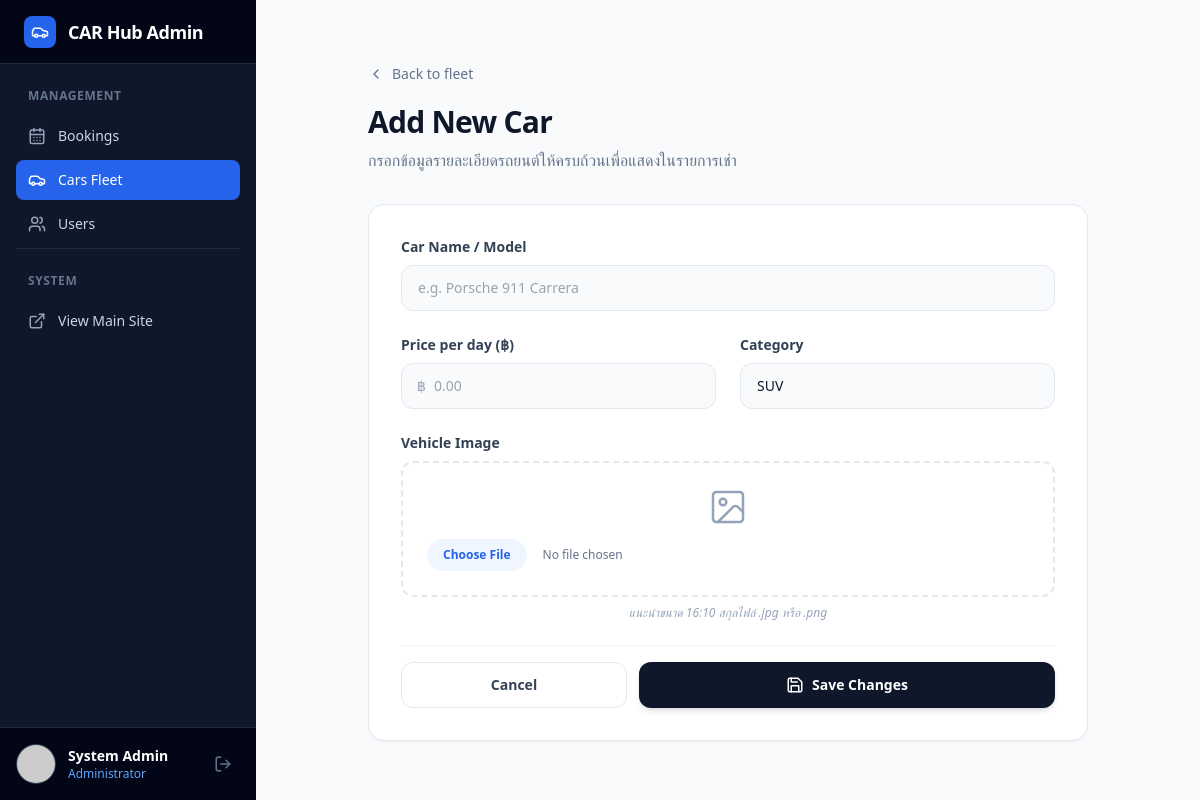
Before: /admin/cars/edit/1 (signed in) with the older database file.
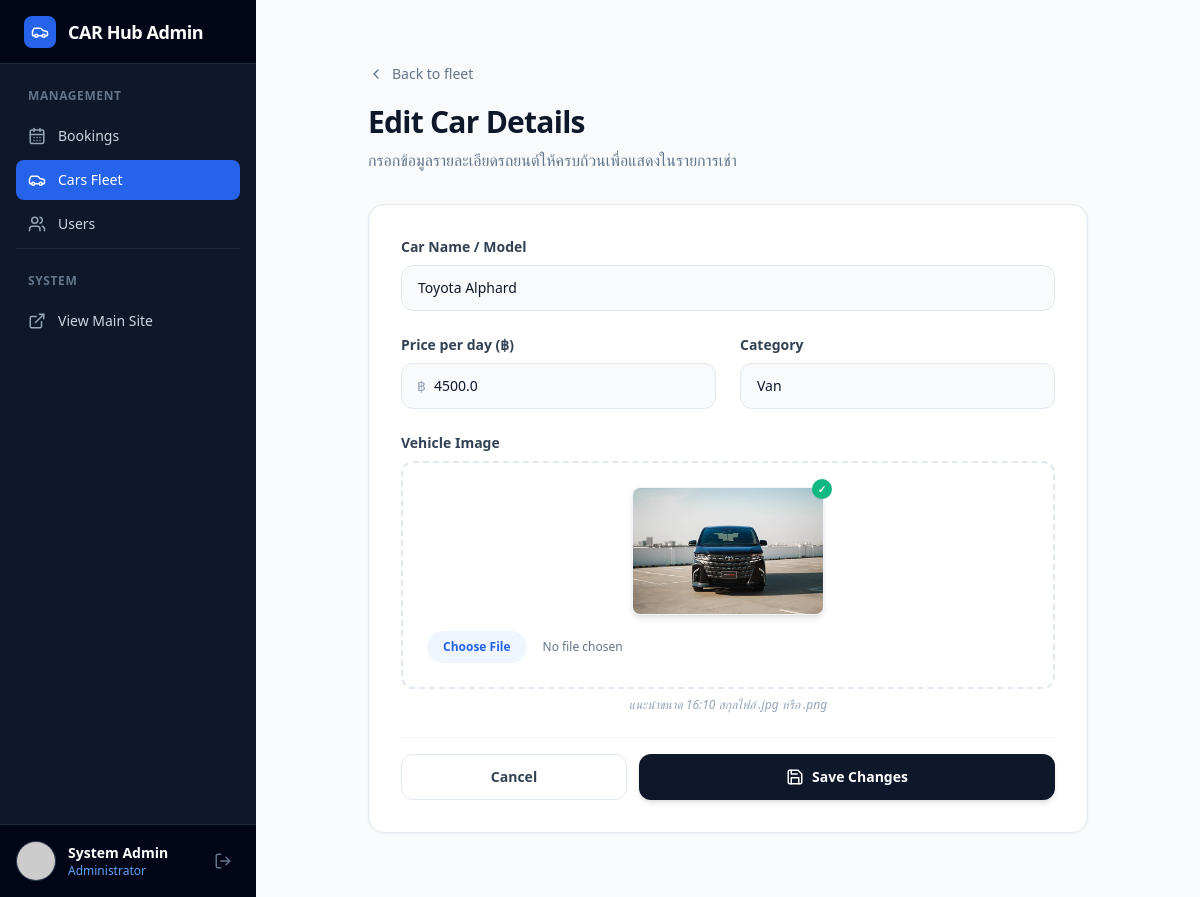
After: the same page with the newer database file.
### models.py (models this page shows)
class Product(Base):
    __tablename__ = "products"
    id = Column(Integer, primary_key=True, index=True)
    name = Column(String(200), nullable=False)
    license_plate = Column(String(20), unique=True)
    price_per_day = Column(Float, nullable=False)
    image = Column(String(255), nullable=True)
    status = Column(String(50), default="available")
    category_id = Column(Integer, ForeignKey("categories.id"))
    category = relationship("Category", back_populates="products")
    bookings = relationship("Booking", back_populates="product")

class Category(Base):
    __tablename__ = "categories"
    id = Column(Integer, primary_key=True, index=True)
    name = Column(String(100), nullable=False)
    description = Column(Text, nullable=True)
    products = relationship("Product", back_populates="category")

### main.py (the view)
@app.get("/admin/cars/edit/{id}", response_class=HTMLResponse)
def admin_car_edit_form(request: Request, id: int, db: Session = Depends(get_db)):
    user_session = request.session.get("user")
    if not user_session or not user_session.get("is_admin"):
        return RedirectResponse("/", status_code=303)
    product = db.get(Product, id)
    categories = db.query(Category).all()
    return templates.TemplateResponse(
        request,
        "admin/car_edit.html",
        {"request": request, "product": product, "categories": categories}
    )

### templates/admin/car_edit.html (shortened to what the changed rows need)
{% extends "admin/master_admin.html" %}
{% block content %}
<div class="mx-auto max-w-3xl px-4 py-8 sm:px-6">
    <div class="mb-8">
        <a href="/admin/cars" class="group inline-flex items-center text-sm font-medium text-slate-500 hover:text-blue-600 transition-colors">
            <svg xmlns="http://www.w3.org/2000/svg" width="16" height="16" viewBox="0 0 24 24" fill="none" stroke="currentColor" stroke-width="2" stroke-linecap="round" stroke-linejoin="round" class="mr-2 transition-transform group-hover:-translate-x-1"><path d="m15 18-6-6 6-6"/></svg>
            Back to fleet
        </a>
        <h1 class="mt-4 text-3xl font-bold tracking-tight text-slate-900">
            {{ "Edit Car Details" if product else "Add New Car" }}
        </h1>
        <p class="mt-2 text-slate-500">กรอกข้อมูลรายละเอียดรถยนต์ให้ครบถ้วนเพื่อแสดงในรายการเช่า</p>
    </div>
    <div class="rounded-2xl border border-slate-200 bg-white p-8 shadow-sm">
        <form method="post" enctype="multipart/form-data" class="space-y-6">
            <div>
                <label class="block text-sm font-semibold text-slate-700">Car Name / Model</label>
                <input type="text" name="name" class="mt-2 block w-full rounded-xl border border-slate-200 bg-slate-50 px-4 py-3 text-sm transition-colors focus:border-blue-500 focus:bg-white focus:outline-none focus:ring-2 focus:ring-blue-500/20" placeholder="e.g. Porsche 911 Carrera" value="{{ product.name if product else '' }}" required>
            </div>
            <div class="grid gap-6 sm:grid-cols-2">
                <div>
                    <div class="relative mt-2">
                        <span class="absolute left-4 top-1/2 -translate-y-1/2 text-slate-400 text-sm font-medium">฿</span>
                        <input type="number" name="price" class="block w-full rounded-xl border border-slate-200 bg-slate-50 py-3 pl-8 pr-4 text-sm transition-colors focus:border-blue-500 focus:bg-white focus:outline-none focus:ring-2 focus:ring-blue-500/20" placeholder="0.00" value="{{ product.price_per_day if product else '' }}" required>
                    </div>
                </div>
                <div>
                    <label class="block text-sm font-semibold text-slate-700">Category</label>
                    <select name="category_id" class="mt-2 block w-full rounded-xl border border-slate-200 bg-slate-50 px-4 py-3 text-sm transition-colors focus:border-blue-500 focus:bg-white focus:outline-none focus:ring-2 focus:ring-blue-500/20 appearance-none">
                        {% for c in categories %}
                        <option value="{{ c.id }}" {% if product and product.category_id == c.id %}selected{% endif %}>
                            {{ c.name }}
                        </option>
                        {% endfor %}
                    </select>
                </div>
            </div>
            <div>
                <div class="mt-2 flex flex-col items-center justify-center rounded-xl border-2 border-dashed border-slate-200 p-6 transition-colors hover:border-blue-400 hover:bg-slate-50 group">
                    {% if product and product.image %}
                    <div class="mb-4 relative">
                        <img src="/static/uploads/{{ product.image }}" class="h-32 w-48 object-cover rounded-lg shadow-md border border-slate-100">
                        <span class="absolute -top-2 -right-2 flex h-5 w-5 items-center justify-center rounded-full bg-emerald-500 text-[10px] font-bold text-white shadow-sm">✓</span>
                    </div>
                    {% else %}
                    <div class="mb-3 text-slate-400 group-hover:text-blue-500 transition-colors">
                    </div>
                    {% endif %}
                </div>
            </div>
        </form>
    </div>
</div>
{% endblock %}

Changed rows visible on the page:
added Product: name "Toyota Alphard", price "4500.0", category_id "Van", image (picture)
Other visible differences:
{{ "Edit Car Details" if product else "Add New Car" }}: "Add New Car" → "Edit Car Details"
form field category_id: "SUV" → (not shown)
